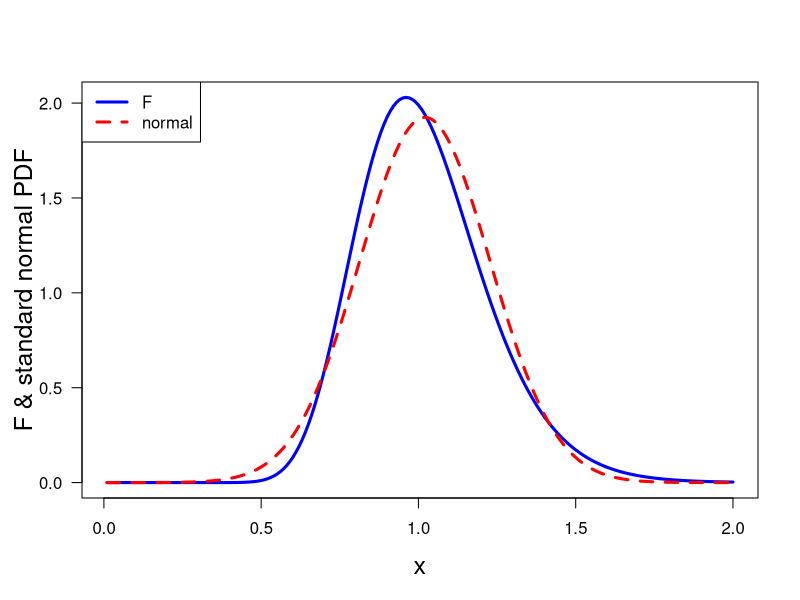

This figure's R source:
print('file: SolutionPDs-F-versus-Normal.R')
# EXERCISE & Solution: compare F & normal
dx=0.01; xarr = seq(dx,2,dx)
nu1=100; nu2=100   # degrees of freedom
fPDF = df(x=xarr,df1=nu1,df2=nu2);
mu = nu2/(nu2-2); print(c(round(mu,4),'mu'))
sigma = sqrt(2*nu2^2*(nu1+nu2-2)/nu1/(nu2-2)^2/(nu2-4)); print(c(round(sigma,4),'sigma'))
muEst = sum(xarr*fPDF)*dx; print(c(round(muEst,4),'muEst'))
sigEst = sqrt(sum((xarr-muEst)^2*fPDF)*dx); print(c(round(sigEst,4),'sigEst'))
N = dnorm(x=xarr,mean=mu,sd=sigma);
# png('ExerFandNormal220228.png',width=16,height=12,units='cm',res=300)
plot(xarr,fPDF,type='l',lwd=3,col='blue',xlab='x',ylab=NA,las=1,cex.lab=1.5)
title(ylab='F & standard normal PDF',cex.lab=1.5,line=2.3)
lines(xarr,N,col='red',lwd=3,lty=2)
legend('topleft',legend=c('F','normal'),col=c('blue','red'),
       lty=c(1,2),lwd=c(3,3))
# dev.off()